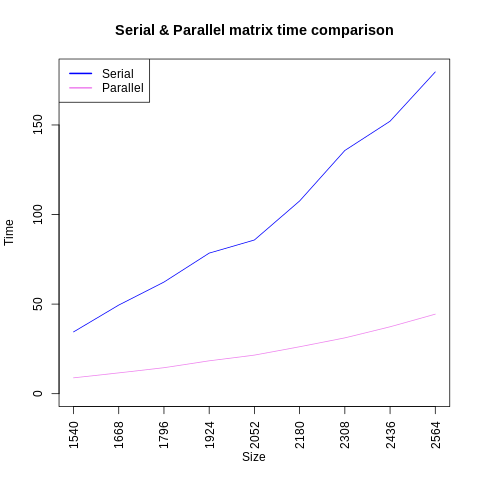

Source code (R):
#!/usr/bin/Rscript

# Read data
data=read.table("mmul_graph.dat")
n           <- data[,1]
t_serial    <- data[,2]
t_best      <- data[,3]


speedup  <- t_serial / t_best


# mult time
print("Generating mult time plot...")
png(file = "mmul_graph.png", bg = "white")
plot( t_serial, type = "l", col = "blue", main="Serial & Parallel matrix time comparison", xlab="Size", ylab="Time", xaxt='n',  ylim=c(0,max(t_serial)))
axis(1, at=1:(length(n)), labels=n[1:length(n)], las=2)

lines(t_best, type="l", col = "violet") 

legend("topleft", legend=c("Serial", "Parallel"), lty=c(1,1), lwd=c(2,2), col=c("blue", "violet"))


print("Generating mult speedup plot...")
png(file = "mmul_graph_speedup.png", bg = "white")
plot( speedup, type = "l", col = "violet", main="Parallel/Serial speedup", xlab="Size", ylab="Speedup", xaxt='n', ylim=c(0,max(speedup)))
axis(1, at=1:(length(n)), labels=n[1:length(n)], las=2)
abline(h=1, col = "blue") 

legend("topleft", legend=c("Serial/Serial Speedup", "Parallel/Serial Speedup"), lty=c(1,1), lwd=c(2,2), col=c("blue", "violet"))

# while (!is.null(dev.list())) Sys.sleep(1)
